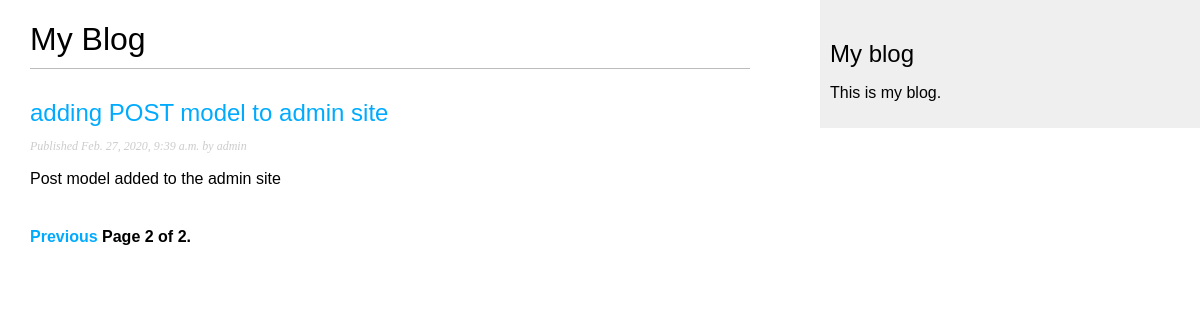
Screenshot of /blog/?page=2 with the database file from the repository.
### blog/models.py (models this page shows, shortened)
class Post(models.Model):
    STATUS_CHOICES = (
        ('draft', 'Draft'),
        ('published', 'Published'),
    )
    title = models.CharField(max_length=250)
    slug = models.SlugField(max_length=250, unique_for_date='publish')
    author = models.ForeignKey(User, on_delete=models.CASCADE, related_name='blog_posts')
    body = models.TextField()
    publish = models.DateTimeField(default=timezone.now)
    created = models.DateTimeField(auto_now_add=True)
    updated = models.DateTimeField(auto_now=True)
    status = models.CharField(max_length=10, choices=STATUS_CHOICES, default='draft')
    objects = models.Manager() # The default manager.
    published = PublishedManager() # Our custom manager
    class Meta:
        ordering = ('-publish',)
    def get_absolute_url(self):
        return reverse('blog:post_detail',args=[self.publish.year,self.publish.month,self.publish.day,self.slug])

### blog/views.py (the view)
# urls.py: path('', views.post_list, name='post_list'),
def post_list(request):
    object_list = Post.published.all()
    paginator = Paginator(object_list, 3) # 3 posts in each page
    page = request.GET.get('page')
    try:
        posts = paginator.page(page)
    except PageNotAnInteger:
        posts = paginator.page(1)
    except EmptyPage:
        posts = paginator.page(paginator.num_pages)
    return render(request,'blog/post/list.html',{'page':page,'posts': posts})

### blog/models.py (called while the page is built)
    def get_queryset(self):
        return super(PublishedManager, self).get_queryset().filter(status='published')

### blog/templates/blog/post/list.html (shortened to what this page needs)
{% extends "blog/base.html" %}
{% block content %}
    <h1>My Blog</h1>
    {% for post in posts %}
        <h2>
            <a href="{{ post.get_absolute_url }}">
                {{ post.title }}
            </a>
        </h2>
    <p class="date">
        Published {{ post.publish }} by {{ post.author }}
    </p>
    {{ post.body|truncatewords:30|linebreaks }}
    {% endfor %}
    {% include "pagination.html" with page=posts %}
    {% endblock %}

### blog/static/css/blog.css (style rules this page uses)
body { margin:0; padding:0; font-family:helvetica, sans-serif; }
a { color:#00abff; text-decoration:none; }
h1 { font-weight:normal; border-bottom:1px solid #bbb; padding:0 0 10px 0; }
h2 { font-weight:normal; margin:30px 0 0; }
p.date { color:#ccc; font-family: georgia, serif; font-size: 12px; font-style: italic; }

### rows the page displays
Post: title "adding POST model to admin site", publish "Feb. 27, 2020, 9:39 a.m.", author "admin", body "Post model added to the admin site"

### other values shown
{{ page.number }} "2"
{{ page.paginator.num_pages }} "2"
